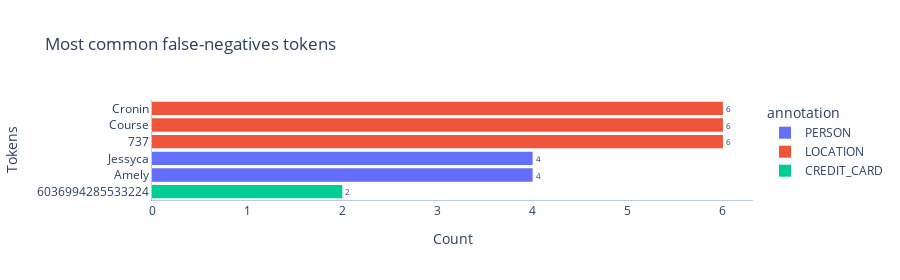
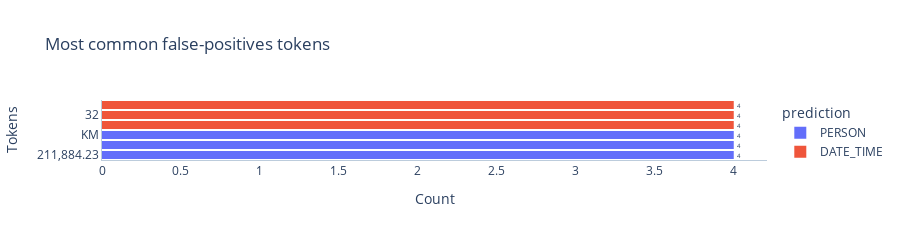

Notebook source saved alongside these figures, in order:
### Code cell
plotter.plot_most_common_tokens()

### Figure 1 — Plotly figure (JSON) as saved in the notebook; plotly's stock layout.template omitted (floating-point values rounded to 4 significant figures)
{"data": [{"alignmentgroup": "True", "bingroup": "y", "cliponaxis": true, "histfunc": "sum", "hovertemplate": "annotation=PERSON<br>sum of 0=%{x}<br>token=%{y}<extra></extra>", "legendgroup": "PERSON", "marker": {"color": "#636efa", "pattern": {"shape": ""}}, "name": "PERSON", "offsetgroup": "PERSON", "orientation": "h", "showlegend": true, "textangle": 0, "textfont": {"size": 8}, "textposition": "outside", "texttemplate": "%{value}", "type": "histogram", "x": [1, 1, 1, 1, 1, 1, 1, 1], "xaxis": "x", "y": ["Amely", "Jessyca", "Amely", "Jessyca", "Amely", "Jessyca", "Amely", "Jessyca"], "yaxis": "y"}, {"alignmentgroup": "True", "bingroup": "y", "cliponaxis": true, "histfunc": "sum", "hovertemplate": "annotation=LOCATION<br>sum of 0=%{x}<br>token=%{y}<extra></extra>", "legendgroup": "LOCATION", "marker": {"color": "#EF553B", "pattern": {"shape": ""}}, "name": "LOCATION", "offsetgroup": "LOCATION", "orientation": "h", "showlegend": true, "textangle": 0, "textfont": {"size": 8}, "textposition": "outside", "texttemplate": "%{value}", "type": "histogram", "x": [1, 1, 1, 1, 1, 1, 1, 1, 1, 1, 1, 1, 1, 1, 1, 1, 1, 1], "xaxis": "x", "y": ["737", "Course", "Cronin", "737", "Course", "Cronin", "737", "Course", "Cronin", "737", "Course", "Cronin", "737", "Course", "Cronin", "737", "Course", "Cronin"], "yaxis": "y"}, {"alignmentgroup": "True", "bingroup": "y", "cliponaxis": true, "histfunc": "sum", "hovertemplate": "annotation=CREDIT_CARD<br>sum of 0=%{x}<br>token=%{y}<extra></extra>", "legendgroup": "CREDIT_CARD", "marker": {"color": "#00cc96", "pattern": {"shape": ""}}, "name": "CREDIT_CARD", "offsetgroup": "CREDIT_CARD", "orientation": "h", "showlegend": true, "textangle": 0, "textfont": {"size": 8}, "textposition": "outside", "texttemplate": "%{value}", "type": "histogram", "x": [1, 1], "xaxis": "x", "y": [6036994285533224, 6036994285533224], "yaxis": "y"}], "layout": {"barmode": "relative", "height": 280, "legend": {"title": {"text": "annotation"}, "tracegroupgap": 0}, "plot_bgcolor": "#FFF", "title": {"text": "Most common false-negatives tokens"}, "xaxis": {"anchor": "y", "domain": [0, 1], "linecolor": "#BCCCDC", "showgrid": false, "title": {"text": "Count"}}, "yaxis": {"anchor": "x", "categoryorder": "total ascending", "domain": [0, 1], "linecolor": "#BCCCDC", "showgrid": false, "title": {"text": "Tokens"}}}}

### Figure 2 — Plotly figure (JSON) as saved in the notebook; plotly's stock layout.template omitted (floating-point values rounded to 4 significant figures)
{"data": [{"alignmentgroup": "True", "bingroup": "y", "cliponaxis": true, "histfunc": "sum", "hovertemplate": "prediction=PERSON<br>sum of 0=%{x}<br>token=%{y}<extra></extra>", "legendgroup": "PERSON", "marker": {"color": "#636efa", "pattern": {"shape": ""}}, "name": "PERSON", "offsetgroup": "PERSON", "orientation": "h", "showlegend": true, "textangle": 0, "textfont": {"size": 8}, "textposition": "outside", "texttemplate": "%{value}", "type": "histogram", "x": [1, 1, 1, 1, 1, 1, 1, 1, 1, 1, 1, 1], "xaxis": "x", "y": ["211,884.23", "FJD", "KM", "211,884.23", "FJD", "KM", "211,884.23", "FJD", "KM", "211,884.23", "FJD", "KM"], "yaxis": "y"}, {"alignmentgroup": "True", "bingroup": "y", "cliponaxis": true, "histfunc": "sum", "hovertemplate": "prediction=DATE_TIME<br>sum of 0=%{x}<br>token=%{y}<extra></extra>", "legendgroup": "DATE_TIME", "marker": {"color": "#EF553B", "pattern": {"shape": ""}}, "name": "DATE_TIME", "offsetgroup": "DATE_TIME", "orientation": "h", "showlegend": true, "textangle": 0, "textfont": {"size": 8}, "textposition": "outside", "texttemplate": "%{value}", "type": "histogram", "x": [1, 1, 1, 1, 1, 1, 1, 1, 1, 1, 1, 1], "xaxis": "x", "y": ["0544", "32", "weekly", "0544", "32", "weekly", "0544", "32", "weekly", "0544", "32", "weekly"], "yaxis": "y"}], "layout": {"barmode": "relative", "height": 240, "legend": {"title": {"text": "prediction"}, "tracegroupgap": 0}, "plot_bgcolor": "#FFF", "title": {"text": "Most common false-positives tokens"}, "xaxis": {"anchor": "y", "domain": [0, 1], "linecolor": "#BCCCDC", "showgrid": false, "title": {"text": "Count"}}, "yaxis": {"anchor": "x", "categoryorder": "total ascending", "domain": [0, 1], "linecolor": "#BCCCDC", "showgrid": false, "title": {"text": "Tokens"}}}}
